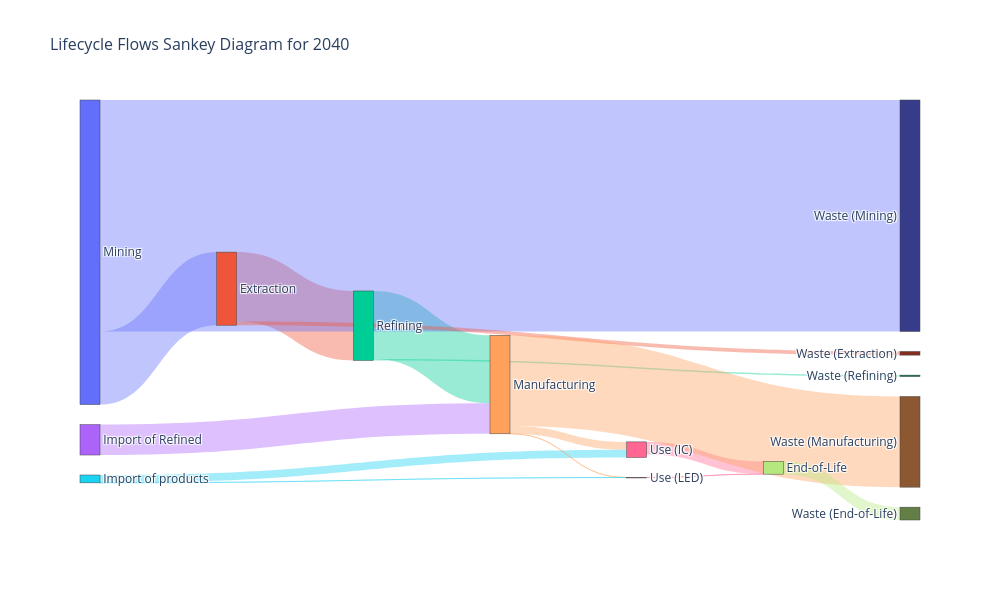

Notebook code cell kept with this figure:
### Markdown cell above
## Scenario setup and initial model run
Setting up the scenarios, then running the actual model, calling helper and model functions.

The scenarios exist on two axis:

- Domestic (EU) **Demand** (of products)
- Domestic (EU) **Supply** (of both products and raw materials)

These axis are divided up into:

- Business-as-usual (BAU)
- High (increased)

This forms 4 different scenarios, as is also clear from the poster and the section `## Main run scenarios`:

|Supply ↓ & Demand →|BAU demand |High demand|
|-------------------|-----------|-----------|
|High supply        |Made in EU |Chip Race Made in EU|
|BAU supply         |Status Quo |The Chip Race |

### Description of scenarios

**Status Quo:** Everything continues as now. Demand will increase, but at the current estimated rate. The products that this study models will still all be imported (100% import). Non of the imported products are therefore substituted with domestic (EU) production. 

**Made in EU:** Demand continues as expected. But EU lives up to the Chips Act and the Critical Raw Materials Act (CRMA) and continues in the same direction. More supply of both products and raw materials is domestically (EU) produced.

**The Chip Race:** Demand increases to more than current estimates, as the digitalization accelerates due to new technologies such as AI. But the supply is still BAU and non of the imported products are substituted by EU production

**Chip Race Made in EU:** Combination of *Made in EU* and *The Chip Race* scenarios. EU succeeds with both the CRMA abd the Chips Acts and leads an accelerated digitalization.


**Bibliography**

European Commission. (n.d.). European Chips Report—Internal Market, Industry, Entrepreneurship and SMEs. Retrieved June 19, 2026, from https://single-market-economy.ec.europa.eu/industry/strategy/digital-transformation/european-chips-report_en

European Commission. (2023, March 16). European Critical Raw Materials Act. https://commission.europa.eu/topics/competitiveness/green-deal-industrial-plan/european-critical-raw-materials-act_en

European Commission. Joint Research Centre. (2023). Update on status of solid-state lighting & smart lighting systems: Assessment of latest energy efficiency progresses and world market in solid state and smart lighting. Publications Office. https://doi.org/10.2760/223640

European Court of Auditors. (2025). The EU’s strategy for microchips: Reasonable progress in its implementation but the Chips Act is very unlikely to be sufficient to reach the overly ambitious Digital Decade target. Special report 12, 2025. Publications Office. https://doi.org/10.2865/0902427

IEA. (2023). Lighting Tracking. IEA. https://www.iea.org/energy-system/buildings/lighting

### Code cell
import copy

# Scenario parameter 1: fraction of Manufacturing's inflow that is imported refined gallium.
# From EU CRMA: EU should have 40% of processing and not rely on one country for one material for more than 65%.
# It is assumed that the percentage growth per year between 2030 and 2050 is less, but leading to a doubling
# of the current 2030 ambition.
# Source: (European Commission, 2023)
raw_import_year_percentage_dict = {
    2025: 1 - 0.0,
    2030: 1 - 0.4,
    2050: 1 - 0.8,
}
raw_import_fraction = {
    "IC": import_scenario_calculation(raw_import_year_percentage_dict),
    "LED": import_scenario_calculation(raw_import_year_percentage_dict),
}

# Scenario parameter 2: fraction of Use's inflow that is imported finished products, per product.
# From EU Chips Act. Increase from approxamitely 10% of world production to 20% by 2030.
# This is assumed to lead to a 50% import fraction of the EU's IC use-phase stock by 2030.
# For LED, the same assumption is made.
# Source: (European Court of Auditors., 2025)
product_import_fraction_dict = {
    2025: 1 - 0.0,
    2030: 1 - 0.5,
    2050: 1 - 0.5,
}
product_import_fraction = {
    "IC": import_scenario_calculation(product_import_fraction_dict),
    "LED": import_scenario_calculation(product_import_fraction_dict),
}

# Scenario parameter 3: future development of each product's use-phase stock.
bau_stock_scenario = {
    # BAU projection for IC, expected to grow by approximately 9% per year to reach a doubling between 2022 and 2030
    # Source: (European Commission, n.d.)
    "IC": {
        "type": "exponential",
        "yearly_growth_rate": 0.09,
        "end_year": 2050,
    },
    # BAU projection for LED, expected to increase from 50% in 2023 to 90% in 2035, then continue to grow at 5% per year until 2050
    # Source: (IEA, 2023) and (European Commission. Joint Research Centre., 2023)
    "LED": {
        "type": "s-curve",
        "start_year": 2023,
        "saturation_year": 2035,
        "end_year": 2050,
        "start_share": 0.5,
        "end_share": 0.9,
        "continued_yearly_growth_rate": 0.05,  # 50% of current growth without saturation. Source: (European Commission. Joint Research Centre., 2023)
    },
}
# copy an independent scenario for the high-demand case, then adjust the growth parameters
high_demand_stock_scenario = copy.deepcopy(bau_stock_scenario)
high_demand_stock_scenario["IC"]["yearly_growth_rate"] = 0.12  # Scenario 150% of BAU
high_demand_stock_scenario["LED"]["continued_yearly_growth_rate"] = (
    0.10  # Scenario 200% of BAU => 100% of current growth without saturation. Source: (European Commission. Joint Research Centre., 2023)
)


# Run the main MFA with the specified scenario parameters
lifecycle_flows_df = run_main_MFA(
    eurostat_df=eurostat_df,
    product_info=product_info,
    use_phase_stage_number=use_phase_stage_number,
    detailed_plot=True,
    scenario_1_raw_import_fraction=raw_import_fraction,
    scenario_2_product_import_override=product_import_fraction,
    scenario_3_stock_scenario=bau_stock_scenario,
)

# Specify year to plot
year_to_plot = 2040

# Bar plot for the specified year (aggregated across product categories)
lifecycle_flows_agg = combine_lifecycle_flows(lifecycle_flows_df)
plot_lifecycle_flows_barplot(
    lifecycle_flows_agg[lifecycle_flows_agg["year"] == year_to_plot],
    year=year_to_plot,
)

# Sankey: shared upstream and End-of-Life, split only at the Use stage
plot_sankey_lifecycle_flows(
    lifecycle_flows_df,
    year=year_to_plot,
    split_stage=use_phase_stage_number,
    plot_waste_per_stage=True,
)

### Figure 1 — Plotly figure (JSON) as saved in the notebook; plotly's stock layout.template omitted (floating-point values rounded to 4 significant figures)
{"data": [{"arrangement": "snap", "link": {"color": ["rgba(99,110,250,0.4)", "rgba(239,85,59,0.4)", "rgba(0,204,150,0.4)", "rgba(171,99,250,0.4)", "rgba(255,161,90,0.4)", "rgba(25,211,243,0.4)", "rgba(255,102,146,0.4)", "rgba(255,161,90,0.4)", "rgba(25,211,243,0.4)", "rgba(255,102,146,0.4)", "rgba(99,110,250,0.4)", "rgba(239,85,59,0.4)", "rgba(0,204,150,0.4)", "rgba(255,161,90,0.4)", "rgba(182,232,128,0.4)"], "source": [0, 1, 2, 3, 4, 5, 6, 4, 5, 7, 0, 1, 2, 4, 8], "target": [1, 2, 4, 4, 6, 6, 8, 7, 7, 8, 9, 10, 11, 13, 16], "value": [739800.0, 702800.0, 688800.0, 308100.0, 78750.0, 78750.0, 128700.0, 626.4, 626.4, 1116.0, 2343000.0, 36990.0, 14060.0, 917500.0, 129800.0]}, "node": {"color": ["#636EFA", "#EF553B", "#00CC96", "#AB63FA", "#FFA15A", "#19D3F3", "#FF6692", "#FF6692", "#B6E880", "rgb(54,60,137)", "rgb(131,46,32)", "rgb(0,112,82)", "rgb(94,54,137)", "rgb(140,88,49)", "rgb(13,116,133)", "rgb(140,56,80)", "rgb(100,127,70)"], "label": ["Mining", "Extraction", "Refining", "Import of Refined", "Manufacturing", "Import of products", "Use (IC)", "Use (LED)", "End-of-Life", "Waste (Mining)", "Waste (Extraction)", "Waste (Refining)", "Waste (Import of Refined)", "Waste (Manufacturing)", "Waste (Import of products)", "Waste (Use)", "Waste (End-of-Life)"], "pad": 20, "thickness": 20}, "type": "sankey"}], "layout": {"font": {"size": 12}, "height": 600, "title": {"font": {"size": 16}, "text": "Lifecycle Flows Sankey Diagram for 2040"}, "width": 1000}}
